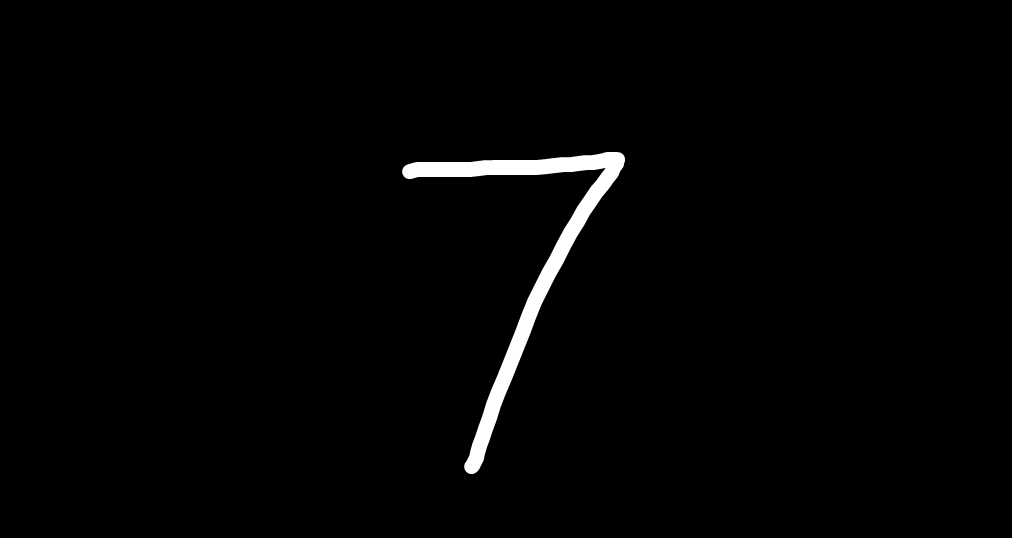
#> input picture my_digit.png, 1012 x 538 px
$ python mnist_preprocess.py
#> lines starting #> are read from the running program, lines starting #| are printed output that depends on the picture
# 0. 导入需要的库（不用改这部分）
from PIL import Image, ImageOps  # 处理图片
import numpy as np  # 处理数组
import matplotlib.pyplot as plt  # 显示图片

# 1. 预处理函数（不用改）
def preprocess_image(image_path):
    # 打开图片并转为黑白
#> called with image_path = 'my_digit.png'
    img = Image.open(image_path).convert('L')
    # 反相：如果背景是白色，数字是黑色，需要反相（MNIST是黑底白字）
    img = ImageOps.invert(img)
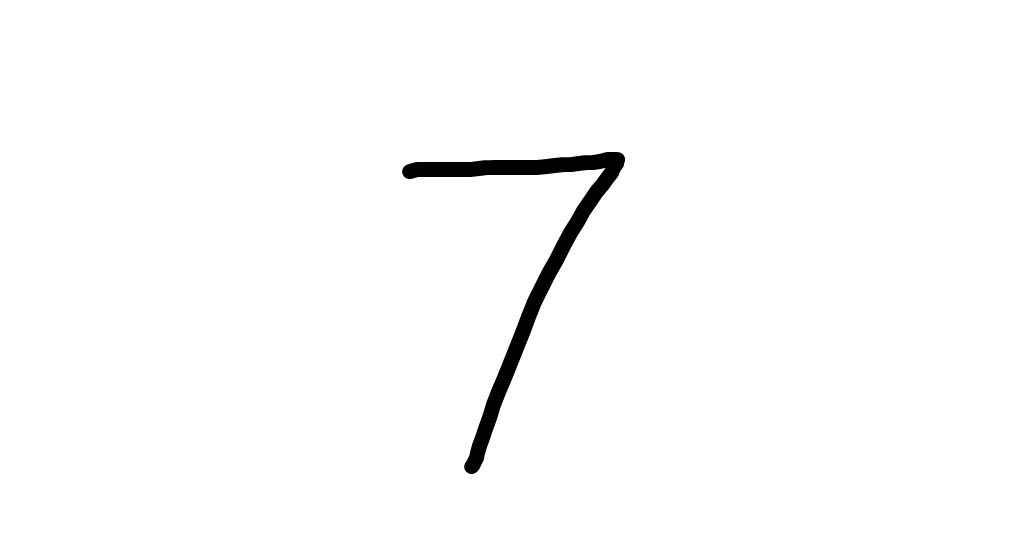
#> img: PIL image 1012x538 L; min 0, max 255, mean 251.1
    # 调整大小为28x28像素
    img = img.resize((28, 28), Image.LANCZOS)
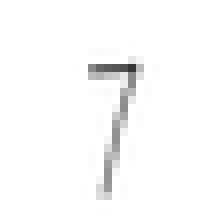
#> img: PIL image 28x28 L (shown 8 times larger); min 53, max 255, mean 250.5
    # 转为NumPy数组并归一化到[0,1]
    img_array = np.array(img) / 255.0
    # 打印形状检查（应该是(28, 28)）
    print("图片数组形状：", img_array.shape)
#| 图片数组形状： (28, 28)
    return img_array

# 2. 使用示例（修改这里！）
image_path = "my_digit.png"  # 替换为你的图片路径
processed_image = preprocess_image(image_path)

# 3. 显示处理后的图片（可选）
plt.imshow(processed_image, cmap='gray')
plt.title("处理后的28x28图片")
plt.show()

# 4. 保存处理后的图片（可选）
Image.fromarray((processed_image * 255).astype('uint8')).save("processed_28x28.png")
